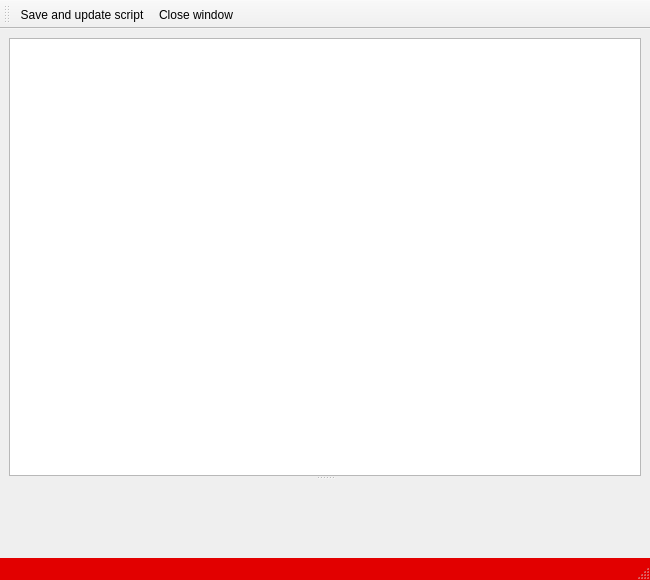
<?xml version="1.0" encoding="UTF-8"?>
<ui version="4.0">
 <class>UiEditor</class>
 <widget class="QMainWindow" name="UiEditor">
  <property name="geometry">
   <rect>
    <x>0</x>
    <y>0</y>
    <width>650</width>
    <height>580</height>
   </rect>
  </property>
  <property name="windowTitle">
   <string>IanniX — Script Editor</string>
  </property>
  <property name="styleSheet">
   <string notr="true">QStatusBar {
	background-color: 	rgb(226, 0, 0);
	color	: 						white;
}</string>
  </property>
  <widget class="QWidget" name="centralwidget">
   <layout class="QHBoxLayout" name="horizontalLayout">
    <item>
     <widget class="QSplitter" name="splitter_2">
      <property name="orientation">
       <enum>Qt::Vertical</enum>
      </property>
      <widget class="JSEdit" name="jsEditor">
       <property name="plainText">
        <string/>
       </property>
      </widget>
      <widget class="UiHelp" name="help" native="true"/>
     </widget>
    </item>
   </layout>
  </widget>
  <widget class="QToolBar" name="toolBar">
   <property name="windowTitle">
    <string>IanniX</string>
   </property>
   <attribute name="toolBarArea">
    <enum>TopToolBarArea</enum>
   </attribute>
   <attribute name="toolBarBreak">
    <bool>false</bool>
   </attribute>
   <addaction name="actionSave"/>
   <addaction name="actionClose"/>
  </widget>
  <widget class="QStatusBar" name="statusBar"/>
  <action name="actionSave">
   <property name="text">
    <string>Save and update script</string>
   </property>
   <property name="shortcut">
    <string>Ctrl+S</string>
   </property>
  </action>
  <action name="actionClose">
   <property name="text">
    <string>Close window</string>
   </property>
   <property name="shortcut">
    <string>Ctrl+W</string>
   </property>
  </action>
 </widget>
 <customwidgets>
  <customwidget>
   <class>UiHelp</class>
   <extends>QWidget</extends>
   <header>gui/uihelp.h</header>
   <container>1</container>
  </customwidget>
  <customwidget>
   <class>JSEdit</class>
   <extends>QPlainTextEdit</extends>
   <header>gui/qjsedit/jsedit.h</header>
  </customwidget>
 </customwidgets>
 <tabstops>
  <tabstop>jsEditor</tabstop>
 </tabstops>
 <resources/>
 <connections>
  <connection>
   <sender>jsEditor</sender>
   <signal>cursorPositionChanged()</signal>
   <receiver>UiEditor</receiver>
   <slot>cursorChanged()</slot>
   <hints>
    <hint type="sourcelabel">
     <x>52</x>
     <y>72</y>
    </hint>
    <hint type="destinationlabel">
     <x>-231</x>
     <y>177</y>
    </hint>
   </hints>
  </connection>
 </connections>
 <slots>
  <slot>cursorChanged()</slot>
 </slots>
</ui>
